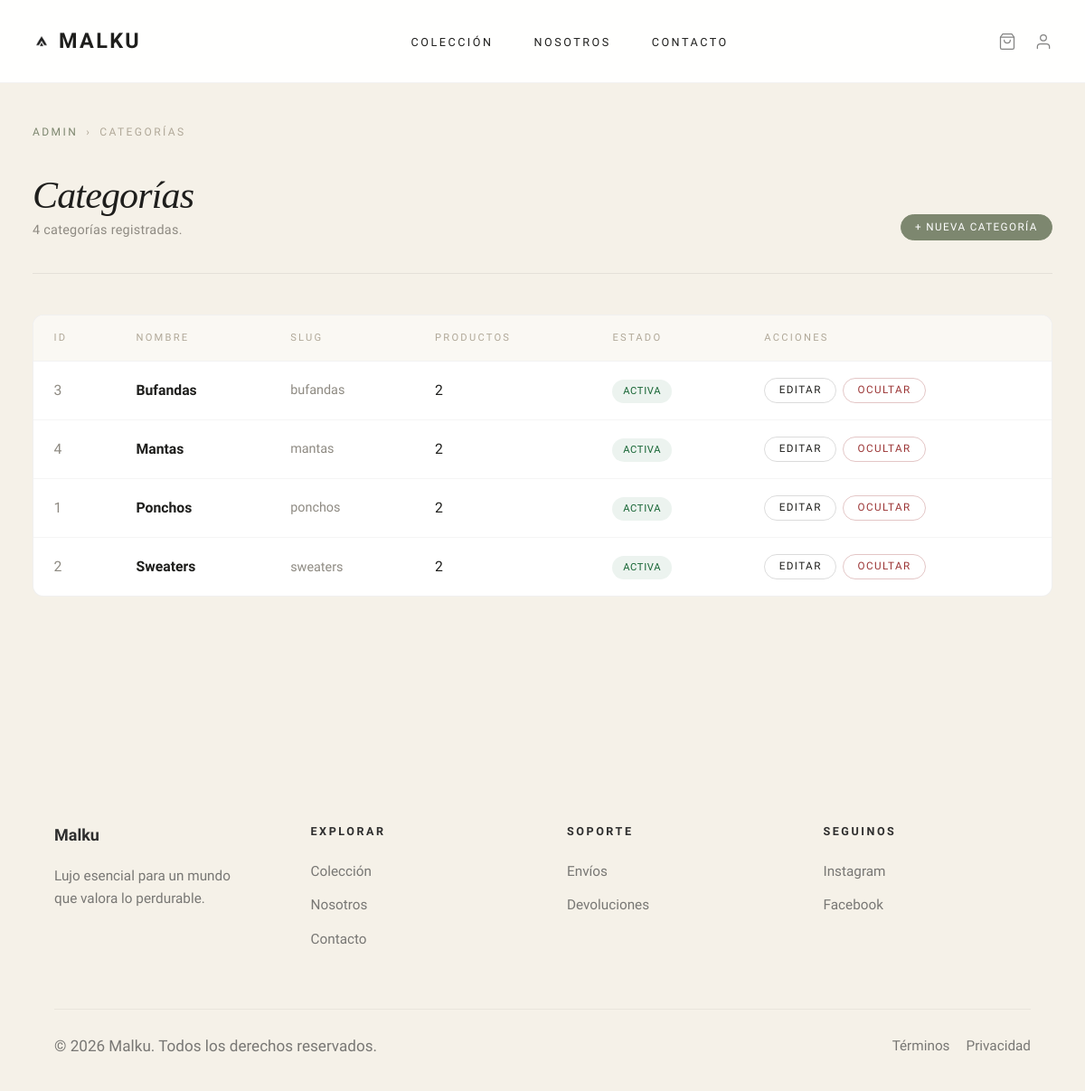
Screenshot of /public/admin/categorias (signed in) with the database file from the repository.
### tables this page shows
CREATE TABLE `categorias` (
  `id` int(11) NOT NULL,
  `nombre` varchar(100) NOT NULL,
  `slug` varchar(120) NOT NULL,
  `descripcion` text DEFAULT NULL,
  `imagen` varchar(255) DEFAULT NULL,
  `estado` enum('activa','oculta') DEFAULT 'activa',
  `fecha_creacion` timestamp NOT NULL DEFAULT current_timestamp()
);

### app/controllers/admin/CategoriaAdminController.php (called while the page is built, shortened)
<?php
require_once __DIR__ . '/../../repositories/CategoriaRepository.php';
class CategoriaAdminController
{
    private $repo;
    public function __construct()
    {
        $this->repo = new CategoriaRepository();
    }
    public function index()
    {
        $categorias = $this->repo->obtenerTodas();
        require_once __DIR__ . '/../../views/admin/categorias/index.php';
    }
}

### public/index.php (called while the page is built, shortened)
<?php
require_once __DIR__ .
    '/../routes/web.php';

### config/database.php (called while the page is built, shortened)
<?php
class Database
{
    private $HOST = 'localhost';
    private $DB_NAME = 'malku';
    private $USER = 'root';
    private $PASSWORD = '';
    private $CHARSET = 'utf8mb4';
    public function conectar()
    {
        try {
            $DSN = "mysql:host={$this->HOST};dbname={$this->DB_NAME};charset={$this->CHARSET}";
            $this->conexion = new PDO(
                $DSN,
                $this->USER,
                $this->PASSWORD
            );
            $this->conexion->setAttribute(
                PDO::ATTR_ERRMODE,
                PDO::ERRMODE_EXCEPTION
            );
            $this->conexion->setAttribute(
                PDO::ATTR_DEFAULT_FETCH_MODE,
                PDO::FETCH_ASSOC
            );
            $this->conexion->setAttribute(
                PDO::ATTR_EMULATE_PREPARES,
                false
            );
            return $this->conexion;
        } catch (PDOException $error) {
            die(
                'Error de conexión a la base de datos: ' .
                $error->getMessage()
            );
        }
    }
}

### app/repositories/CategoriaRepository.php (called while the page is built, shortened)
<?php
require_once __DIR__ . '/../../config/database.php';
class CategoriaRepository
{
    private $db;
    public function __construct()
    {
        $this->db = (new Database())->conectar();
    }
    public function obtenerTodas()
    {
        return $this->db->query("
            SELECT c.*, COUNT(p.id) AS total_productos
            FROM categorias c
            LEFT JOIN productos p ON p.categoria_id = c.id AND p.estado != 'oculto'
            GROUP BY c.id
            ORDER BY c.nombre ASC
        ")->fetchAll(PDO::FETCH_ASSOC);
    }
}

### app/views/admin/categorias/index.php (the view, shortened to what this page needs)
<?php require_once __DIR__ . '/../../layouts/header.php'; ?>
<main class="admin-page">
<div class="admin-wrap">
    <nav class="admin-breadcrumb">
        <a href="<?= BASE_URL ?>/admin">Admin</a>
        <span>›</span>
        <span>Categorías</span>
    </nav>
    <div class="admin-page-header">
        <div>
            <h1 class="admin-page-title">Categorías</h1>
            <p class="admin-page-subtitle"><?= count($categorias) ?> categorías registradas.</p>
        </div>
        <a href="<?= BASE_URL ?>/admin/categorias/crear" class="btn-admin btn-admin-sm">+ Nueva categoría</a>
    </div>
    <?php if (empty($categorias)): ?>
    <div class="admin-empty">
        <p>No hay categorías creadas todavía.</p>
        <a href="<?= BASE_URL ?>/admin/categorias/crear" class="btn-admin">Crear primera categoría</a>
    </div>
    <?php else: ?>
    <div class="admin-table-wrap">
        <table class="admin-table">
            <thead>
                <tr>
                    <th>ID</th>
                    <th>Nombre</th>
                    <th>Slug</th>
                    <th>Productos</th>
                    <th>Estado</th>
                    <th>Acciones</th>
                </tr>
            </thead>
            <tbody>
            <?php foreach ($categorias as $c): ?>
            <tr>
                <td style="color:#8e8a82"><?= $c['id'] ?></td>
                <td><strong><?= htmlspecialchars($c['nombre']) ?></strong></td>
                <td style="color:#8e8a82;font-size:0.8rem"><?= htmlspecialchars($c['slug']) ?></td>
                <td><?= (int)($c['total_productos'] ?? 0) ?></td>
                <td><span class="badge badge--<?= $c['estado'] ?>"><?= ucfirst($c['estado']) ?></span></td>
                <td>
                    <div class="table-actions">
                        <a href="<?= BASE_URL ?>/admin/categorias/editar/<?= $c['id'] ?>" class="btn-admin-secondary btn-admin-sm">Editar</a>
                        <button class="btn-admin-danger btn-admin-sm" onclick="confirmarEliminar(<?= $c['id'] ?>, '<?= addslashes($c['nombre']) ?>')">Ocultar</button>
                    </div>
                </td>
            </tr>
            <?php endforeach; ?>
            </tbody>
        </table>
    </div>
    <?php endif; ?>
</div>
</main>
<?php require_once __DIR__ . '/../../layouts/footer.php'; ?>

### public/assets/css/admin/admin.css (style rules this page uses)
.admin-page { min-height: calc(100vh - 72px); background: #f5f1e8; padding: 2.5rem 2rem 5rem; }
.admin-wrap { max-width: 1240px; margin: 0 auto; }
.admin-breadcrumb { display: flex; align-items: center; gap: 0.5rem; font-size: 0.67rem; letter-spacing: 0.2em; text-transform: uppercase; color: #b0a898; margin-bottom: 2rem; }
.admin-breadcrumb a { color: #7d876f; text-decoration: none; transition: opacity 0.2s; }
.admin-page-header { display: flex; align-items: flex-end; justify-content: space-between; gap: 1.5rem; margin-bottom: 2.5rem; flex-wrap: wrap; padding-bottom: 2rem; border-bottom: 1px solid rgba(0, 0, 0, 0.07); }
.admin-page-title { font-family: 'Cormorant Garamond', serif; font-style: italic; font-weight: 300; font-size: clamp(2rem, 3.5vw, 2.8rem); color: #1e1e1c; margin: 0 0 0.2rem; letter-spacing: -0.02em; line-height: 1.1; }
.admin-page-subtitle { font-size: 0.8rem; color: #8e8a82; margin: 0; letter-spacing: 0.02em; }
.btn-admin, .btn-admin-secondary, .btn-admin-danger { display: inline-flex; align-items: center; gap: 0.4rem; padding: 0.65rem 1.3rem; border-radius: 999px; font-size: 0.7rem; font-weight: 500; letter-spacing: 0.12em; text-transform: uppercase; text-decoration: none; cursor: pointer; border: 1px solid transparent; transition: background 0.2s ease, transform 0.2s ease, opacity 0.2s ease; white-space: nowrap; font-family: inherit; line-height: 1; }
.btn-admin { background: #7d876f; color: #fff; border-color: #7d876f; }
.btn-admin-secondary { background: transparent; color: #1e1e1c; border-color: rgba(0, 0, 0, 0.14); }
.btn-admin-danger { background: transparent; color: #9b3535; border-color: rgba(155, 53, 53, 0.28); }
.btn-admin-sm { padding: 0.4rem 0.85rem; font-size: 0.65rem; }
.admin-table-wrap { background: #fff; border: 1px solid rgba(0, 0, 0, 0.06); border-radius: 12px; overflow: hidden; margin-bottom: 1.5rem; }
.admin-table { width: 100%; border-collapse: collapse; }
.admin-table thead tr { border-bottom: 1px solid rgba(0, 0, 0, 0.05); background: rgba(245, 241, 232, 0.5); }
.admin-table th { padding: 0.9rem 1.25rem; text-align: left; font-size: 0.62rem; font-weight: 500; letter-spacing: 0.2em; text-transform: uppercase; color: #b0a898; white-space: nowrap; }
.admin-table td { padding: 1rem 1.25rem; font-size: 0.875rem; color: #1e1e1c; border-bottom: 1px solid rgba(0, 0, 0, 0.04); vertical-align: middle; }
.admin-table tr:last-child td { border-bottom: none; }
.admin-table tbody tr { transition: background 0.15s ease; }
.admin-table a { color: #1e1e1c; text-decoration: none; font-weight: 500; }
.badge { display: inline-flex; align-items: center; padding: 0.22rem 0.65rem; border-radius: 20px; font-size: 0.62rem; font-weight: 500; letter-spacing: 0.06em; text-transform: uppercase; white-space: nowrap; }
.badge--activo, .badge--activa, .badge--pagado, .badge--entregado, .badge--respondido { background: rgba(22, 101, 52, 0.08); color: #166534; }
.table-actions { display: flex; align-items: center; gap: 0.4rem; flex-wrap: nowrap; }

### public/assets/css/global/variables.css (style rules this page uses)
:root { --primary: #79836d; --secondary: #75786e; --tertiary: #927985; --neutral: #787774; --bone: #F5F1E8; --white: #ffffff; }

### public/assets/css/global/base.css (style rules this page uses)
html { font-size: 18px; scroll-behavior: smooth; }
body { font-family: 'Work Sans', sans-serif; background-color: #F5F1E8; color: #787774; line-height: 1.6; }
a { text-decoration: none; color: inherit; transition: all var(--transition); }
button, input, textarea, select { font-family: inherit; }

### public/assets/css/global/tipografia.css (style rules this page uses)
h1, h2, h3, h4 { font-weight: 300; color: #2e2e2e; }
h1 { font-size: 4.5rem; letter-spacing: -1px; }
p { font-size: 0.95rem; color: var(--neutral); }

### rows the page displays
categorias: id "3", nombre "Bufandas", slug "bufandas", total_productos "2", estado "ACTIVA"
categorias: id "4", nombre "Mantas", slug "mantas", total_productos "2", estado "ACTIVA"
categorias: id "1", nombre "Ponchos", slug "ponchos", total_productos "2", estado "ACTIVA"
categorias: id "2", nombre "Sweaters", slug "sweaters", total_productos "2", estado "ACTIVA"

### other values shown
count($categorias) "4"
